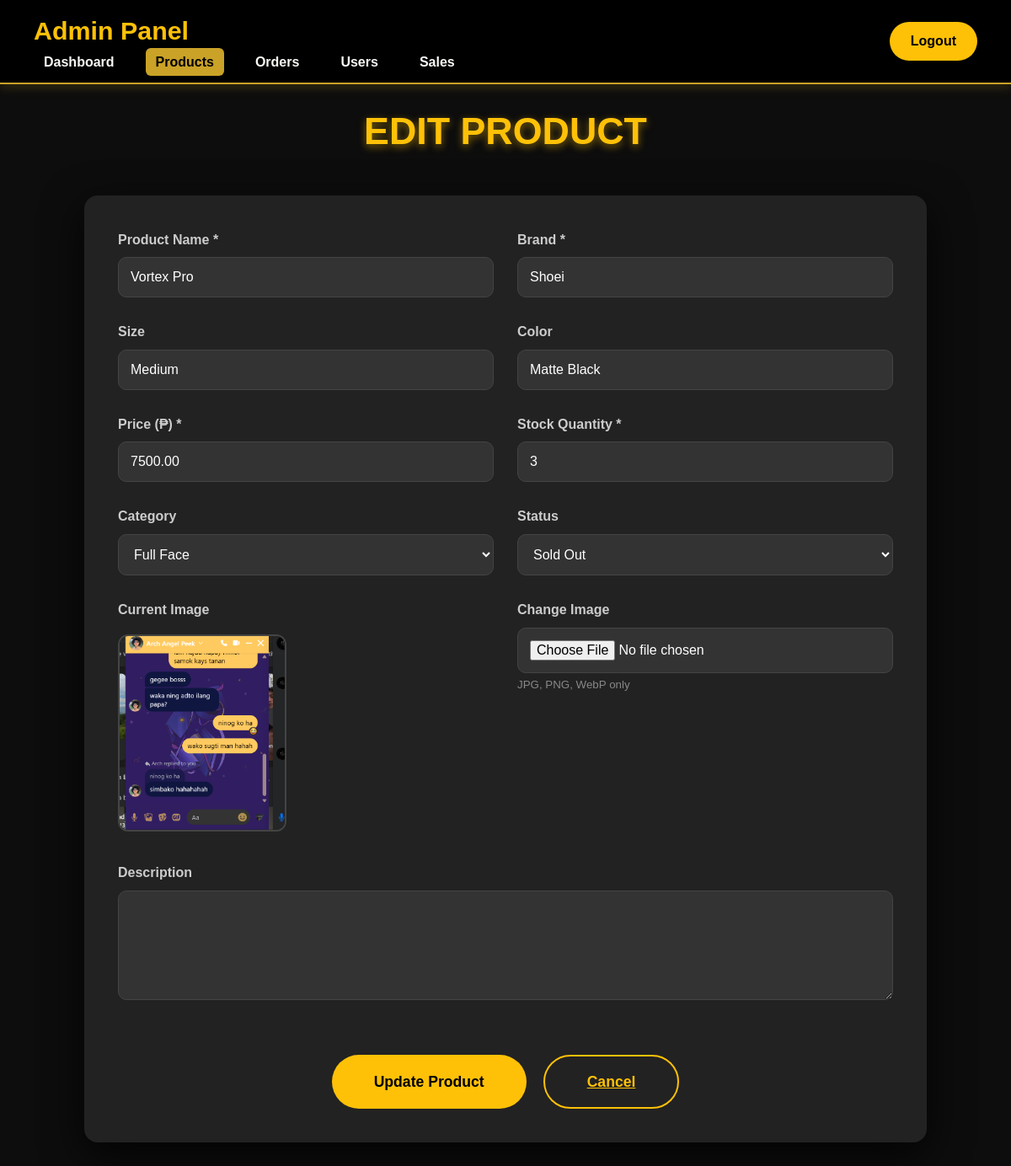
The app's page /admin/product_edit.php?id=1 with its own data.
### tables this page shows
CREATE TABLE `products` (
  `id` int(11) UNSIGNED NOT NULL,
  `name` varchar(100) NOT NULL,
  `brand` varchar(100) NOT NULL,
  `size` varchar(10) NOT NULL,
  `color` varchar(50) DEFAULT NULL,
  `price` decimal(10,2) NOT NULL,
  `quantity` int(11) NOT NULL DEFAULT 0,
  `image` varchar(255) NOT NULL,
  `status` enum('available','sold') DEFAULT 'available',
  `created_at` timestamp NOT NULL DEFAULT current_timestamp(),
  `description` text DEFAULT NULL,
  `category_id` int(11) DEFAULT NULL,
  `sold_count` int(11) NOT NULL DEFAULT 0
);

CREATE TABLE `categories` (
  `id` int(11) NOT NULL,
  `name` varchar(100) NOT NULL,
  `slug` varchar(100) NOT NULL
);

### admin/product_edit.php (the view, shortened to what this page needs)
<?php
include '../connect.php';
$id = (int)($_GET['id'] ?? 0);
$stmt = $conn->prepare("SELECT * FROM products WHERE id = ?");
$stmt->bind_param("i", $id);
$stmt->execute();
$prod = $stmt->get_result()->fetch_assoc();
$cats = $conn->query("SELECT id, name FROM categories ORDER BY name")->fetch_all(MYSQLI_ASSOC);
?>
<!DOCTYPE html>
<html lang="en">
<head>
    <link rel="stylesheet" href="dashboard.css">
    <link rel="stylesheet" href="https://cdnjs.cloudflare.com/ajax/libs/font-awesome/6.6.0/css/all.min.css">
</head>
<body class="admin-page">
<header class="admin-header">
    <nav class="admin-nav">
        <div class="nav-left">
            <a href="dashboard.php" class="admin-logo">Admin Panel</a>
            <ul class="nav-links">
                <li><a href="dashboard.php">Dashboard</a></li>
                <li><a href="products.php" class="active">Products</a></li>
                <li><a href="orders.php">Orders</a></li>
                <li><a href="users.php">Users</a></li>
                <li><a href="sales_report.php">Sales</a></li>
            </ul>
        </div>
        <div class="nav-right">
            <a href="logout.php" class="btn-logout">Logout</a>
        </div>
    </nav>
</header>
<main class="admin-container">
    <div class="page-wrapper">
        <h1 class="page-title">EDIT PRODUCT</h1>
        <div class="form-container">
            <form method="post" enctype="multipart/form-data" class="form-grid">
                <div>
                    <label>Product Name *</label>
                    <input type="text" name="name" value="<?= htmlspecialchars($prod['name']) ?>" required>
                </div>
                <div>
                    <label>Brand *</label>
                    <input type="text" name="brand" value="<?= htmlspecialchars($prod['brand']) ?>" required>
                </div>
                <div>
                    <label>Size</label>
                    <input type="text" name="size" value="<?= htmlspecialchars($prod['size']) ?>">
                </div>
                <div>
                    <label>Color</label>
                    <input type="text" name="color" value="<?= htmlspecialchars($prod['color']) ?>">
                </div>
                <div>
                    <label>Price (₱) *</label>
                    <input type="number" name="price" step="0.01" min="0" value="<?= $prod['price'] ?>" required>
                </div>
                <div>
                    <label>Stock Quantity *</label>
                    <input type="number" name="quantity" min="0" value="<?= $prod['quantity'] ?>" required>
                </div>
                <div>
                    <label>Category</label>
                    <select name="category_id">
                        <?php foreach($cats as $c): ?>
                            <option value="<?= $c['id'] ?>" <?= ($prod['category_id'] ?? 0) == $c['id'] ? 'selected' : '' ?>>
                                <?= htmlspecialchars($c['name']) ?>
                            </option>
                        <?php endforeach; ?>
                    </select>
                </div>
                <div>
                    <label>Status</label>
                    <select name="status">
                        <option value="sold" <?= $prod['status']=='sold'?'selected':'' ?>>Sold Out</option>
                    </select>
                </div>
                <div>
                    <label>Current Image</label>
                    <img src="../<?= htmlspecialchars($prod['image']) ?>" alt="Current" class="current-img">
                </div>
                <div>
                    <label>Change Image</label>
                    <input type="file" name="image" accept="image/*">
                    <small style="color:#888;">JPG, PNG, WebP only</small>
                </div>
                <div style="grid-column:1/-1;">
                    <label>Description</label>
                    <textarea name="description" rows="6"><?= htmlspecialchars($prod['description']) ?></textarea>
                </div>
                <div class="btn-group">
                    <button type="submit" class="btn">Update Product</button>
                    <a href="products.php" class="btn ghost">Cancel</a>
                </div>
            </form>
        </div>
    </div>
</main>
</body>
</html>

### admin/dashboard.css (style rules this page uses)
* { margin: 0; padding: 0; box-sizing: border-box; }
body.admin-page { font-family: 'Poppins', sans-serif; background-color: #0D0D0D; color: #F8F8F4; line-height: 1.6; overflow-x: hidden; transition: background-color 0.3s ease, color 0.3s ease; }
.admin-header, .admin-nav { display: flex; justify-content: space-between; align-items: center; padding: 12px 40px; background-color: #000; border-bottom: 2px solid #C9A227; box-shadow: 0 4px 12px rgba(201, 162, 39, 0.2); position: fixed; top: 0; left: 0; width: 100%; z-index: 1000; transition: background-color 0.3s ease, border-color 0.3s ease, box-shadow 0.3s ease; }
.admin-logo { color: #C9A227; font-weight: 700; text-decoration: none; font-size: 1.5rem; transition: transform 0.3s ease, color 0.3s ease; }
.nav-links { display: flex; gap: 25px; list-style: none; }
.nav-links li a { text-decoration: none; color: #F8F8F4; font-weight: 600; padding: 8px 12px; border-radius: 6px; transition: all 0.3s ease; }
.nav-links li a.active, .nav-links li a:hover { color: #000; background-color: #C9A227; }
.nav-right { display: flex; gap: 15px; align-items: center; }
.btn-logout, .theme-btn, .small-btn { background-color: #C9A227; color: #000; padding: 8px 16px; border-radius: 6px; font-weight: 600; text-decoration: none; border: none; cursor: pointer; transition: all 0.3s ease; }
.admin-container { padding: 120px 40px 40px 40px; max-width: 1200px; margin: auto; }

### admin/product_edit.php (style rules this page uses)
:root { --black:#000; --yellow:#FFC107; --dark:#222; }
body { background:#000;color:#fff;font-family:'Segoe UI',sans-serif;margin:0; }
.admin-header { position:fixed;top:0;left:0;right:0; background:var(--black); padding:15px 0; z-index:1000; box-shadow:0 4px 20px rgba(0,0,0,.9); }
.admin-logo { color:var(--yellow);font-size:1.9em;font-weight:900;text-decoration:none; }
.nav-links a { color:#ccc;transition:.3s; }
.nav-links a:hover,.nav-links a.active { color:var(--yellow); }
.btn-logout { background:var(--yellow);color:#000; padding:10px 25px;border-radius:50px;font-weight:bold; }
.admin-container { padding:120px 30px 80px; min-height:100vh; }
.page-wrapper { max-width:1000px; margin:0 auto; }
.page-title { text-align:center; font-size:2.8em; color:var(--yellow); margin:0 0 40px; font-weight:900; text-shadow:0 3px 10px rgba(255,193,7,.5); }
.form-container { background:var(--dark); padding:40px; border-radius:16px; box-shadow:0 15px 50px rgba(0,0,0,.8); }
.form-grid { display:grid; grid-template-columns:repeat(auto-fit, minmax(300px, 1fr)); gap:28px; }
label { display:block; color:#ccc; font-weight:600; margin-bottom:8px; }
input, select, textarea { width:100%; padding:14px; background:#333; border:1px solid #444; border-radius:10px; color:#fff; font-size:1em; transition:.3s; }
textarea { min-height:130px; resize:vertical; }
.current-img { max-width:200px; border-radius:12px; margin-top:8px; border:2px solid #444; }
.btn-group { grid-column:1/-1; text-align:center; margin-top:30px; gap:20px; display:flex; justify-content:center; }
.btn { background:var(--yellow); color:#000; padding:16px 50px; border:none; border-radius:50px; font-weight:bold; font-size:1.1em; cursor:pointer; transition:.4s; }
.btn.ghost { background:transparent; color:var(--yellow); border:2px solid var(--yellow); }

### records on screen
products: name "Vortex Pro", brand "Shoei", size "Medium", color "Matte Black", price "7500.00", quantity "3", category_id "Full Face", status "Sold Out", image (picture)
